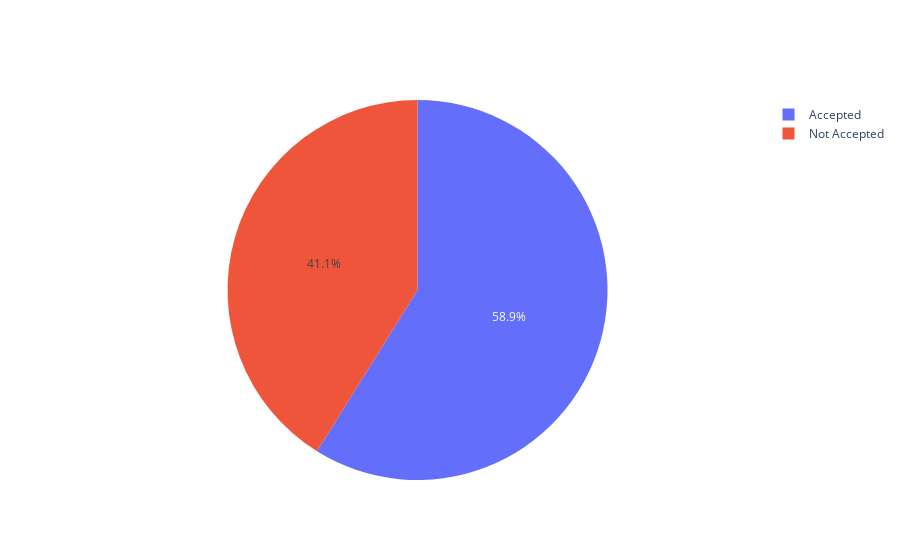

Source (notebook cell):
### Code cell
## Basic Pie Chart with go.Pie --If Plotly Express does not provide a good starting point, it is also possible to use the more generic go.Pie class from plotly.graph_objects.

import plotly.graph_objects as go

fig = go.Figure([go.Pie(labels=labels_online_order,values=a,hoverinfo='label+percent')])
fig.show()

### Figure 1 — Plotly figure (JSON) as saved in the notebook; plotly's stock layout.template omitted (floating-point values rounded to 4 significant figures)
{"data": [{"hoverinfo": "label+percent", "labels": ["Accepted", "Not Accepted"], "type": "pie", "values": [30444, 21273]}], "layout": {}}
